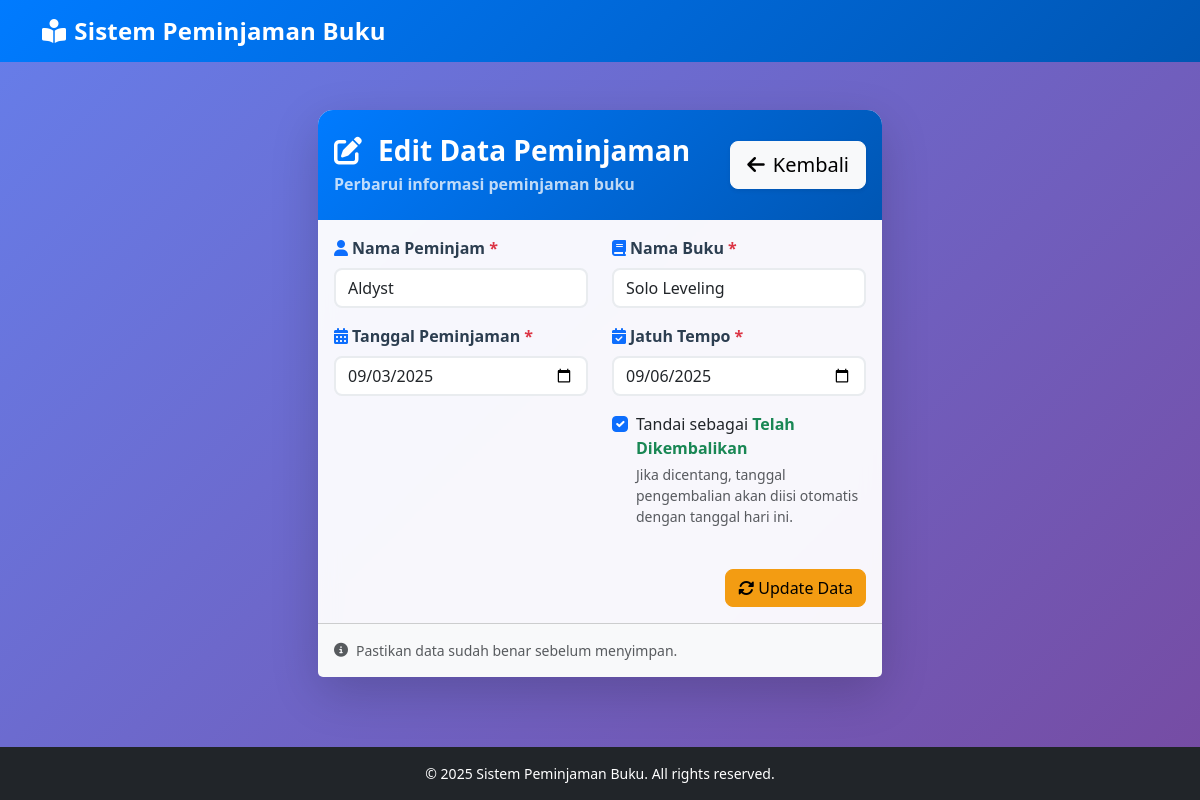
Screenshot of /edit/5 with the database file from the repository.
### tables this page shows
CREATE TABLE peminjaman (
            id INTEGER PRIMARY KEY AUTOINCREMENT,
            nama_peminjam TEXT NOT NULL,
            nama_buku TEXT NOT NULL,
            tanggal_peminjaman DATE NOT NULL,
            tanggal_pengembalian DATE
        , due_date DATE);

### app.py (the view, shortened to what this page needs)
@app.route('/edit/<int:id>', methods=['GET', 'POST'])
def edit(id):
    conn = get_db_connection()
    data = conn.execute('SELECT * FROM peminjaman WHERE id = ?', (id,)).fetchone()
    conn.close()
    if data is None:
        flash('Data tidak ditemukan!', 'error')
        return redirect(url_for('index'))
    today = datetime.now().strftime('%Y-%m-%d')
    return render_template('edit.html', data=data, today=today)

### app.py (called while the page is built)
def get_db_connection():
    conn = sqlite3.connect('perpus.db')
    conn.row_factory = sqlite3.Row
    return conn

@app.context_processor
def inject_globals():
    return {
        'datetime': datetime,
        'today_str': datetime.now().strftime('%Y-%m-%d')
    }

### templates/edit.html (shortened to what this page needs)
{% extends "base.html" %}
{% block content %}
<div class="container-fluid py-4">
  <div class="row justify-content-center">
    <div class="col-md-8 col-lg-6">
      <div class="card shadow-lg border-0">
        <div class="card-header bg-gradient-primary text-white py-4">
          <div class="d-flex justify-content-between align-items-center">
            <div>
              <h3 class="mb-1 fw-bold">
                <i class="fas fa-edit me-3"></i>Edit Data Peminjaman
              </h3>
              <p class="mb-0 opacity-75">Perbarui informasi peminjaman buku</p>
            </div>
            <a href="{{ url_for('index') }}" class="btn btn-light btn-lg shadow-sm">
              <i class="fas fa-arrow-left me-2"></i>Kembali
            </a>
          </div>
        </div>
        <div class="card-body">
          <form method="POST" novalidate onsubmit="return validateAll()">
            <div class="row">
              <div class="col-md-6 mb-3">
                <label for="nama_peminjam" class="form-label">
                  <i class="fas fa-user text-primary me-1"></i>Nama Peminjam <span class="text-danger">*</span>
                </label>
                <input type="text" class="form-control" id="nama_peminjam" name="nama_peminjam"
                       value="{{ data.nama_peminjam }}" required />
              </div>
              <div class="col-md-6 mb-3">
                <label for="nama_buku" class="form-label">
                  <i class="fas fa-book text-primary me-1"></i>Nama Buku <span class="text-danger">*</span>
                </label>
                <input type="text" class="form-control" id="nama_buku" name="nama_buku"
                       value="{{ data.nama_buku }}" required />
              </div>
            </div>
            <div class="row">
              <div class="col-md-6 mb-3">
                <label for="tanggal_peminjaman" class="form-label">
                  <i class="fas fa-calendar-alt text-primary me-1"></i>Tanggal Peminjaman <span class="text-danger">*</span>
                </label>
                <input type="date" class="form-control" id="tanggal_peminjaman" name="tanggal_peminjaman"
                       value="{{ data.tanggal_peminjaman }}" required />
              </div>
              <div class="col-md-6 mb-3">
                <label for="due_date" class="form-label">
                  <i class="fas fa-calendar-check text-primary me-1"></i>Jatuh Tempo <span class="text-danger">*</span>
                </label>
                <input type="date" class="form-control" id="due_date" name="due_date"
                       value="{{ data['due_date'] or '' }}" required />
                <div class="form-check mt-3">
                  {% set sudah_kembali = True if data.tanggal_pengembalian else False %}
                  <input class="form-check-input" type="checkbox" id="cek_kembali" {% if sudah_kembali %}checked{% endif %}>
                  <label class="form-check-label" for="cek_kembali">
                    Tandai sebagai <span class="text-success fw-semibold">Telah Dikembalikan</span>
                  </label>
                  <div class="form-text">
                    Jika dicentang, tanggal pengembalian akan diisi otomatis dengan tanggal hari ini.
                  </div>
                </div>
              </div>
            </div>
            <div class="d-grid gap-2 d-md-flex justify-content-md-end mt-4">
              <button type="submit" class="btn btn-warning">
                <i class="fas fa-sync-alt me-1"></i>Update Data
              </button>
            </div>
          </form>
        </div>
        <div class="card-footer bg-light py-3">
          <div class="d-flex align-items-center text-muted small">
            <i class="fas fa-info-circle me-2"></i>
            Pastikan data sudah benar sebelum menyimpan.
          </div>
        </div>
      </div>
    </div>
  </div>
</div>
{% endblock %}

### static/css/style.css (style rules this page uses)
:root { --primary-color: #2c3e50; --secondary-color: #3498db; --success-color: #27ae60; --warning-color: #f39c12; --danger-color: #e74c3c; --light-color: #ecf0f1; --dark-color: #2c3e50; }
body { font-family: 'Segoe UI', Tahoma, Geneva, Verdana, sans-serif; background: linear-gradient(135deg, #667eea 0%, #764ba2 100%); min-height: 100vh; }
.card { border: none; border-radius: 15px; box-shadow: 0 10px 30px rgba(0, 0, 0, 0.1); backdrop-filter: blur(10px); background: rgba(255, 255, 255, 0.95); }
.card-header { border-radius: 15px 15px 0 0 !important; border: none; font-weight: 600; }
.btn { border-radius: 8px; font-weight: 500; transition: all 0.3s ease; }
.btn-warning { background: var(--warning-color); border-color: var(--warning-color); }
.form-control { border-radius: 8px; border: 2px solid #e9ecef; transition: all 0.3s ease; }
.form-label { font-weight: 600; color: var(--dark-color); }
.card { animation: fadeIn 0.6s ease; }

### templates/base.html (style rules this page uses)
:root { --brand-primary: #007bff; --brand-primary-dark: #0056b3; --text-success: #198754; --text-warning: #fd7e14; }
.bg-gradient-primary { background: linear-gradient(135deg, var(--brand-primary), var(--brand-primary-dark)); }
.shadow-lg { box-shadow: 0 1rem 3rem rgba(0,0,0,.175) !important; }
.text-success { color: var(--text-success) !important; }
body, html { height: 100%; }
.form-label { font-weight: 600; }

### templates/edit.html (style rules this page uses)
.bg-gradient-primary { background: linear-gradient(135deg, #007bff, #0056b3); }
.shadow-lg { box-shadow: 0 1rem 3rem rgba(0,0,0,.175) !important; }
.form-label { font-weight: 600; }

### rows the page displays
peminjaman: nama_peminjam "Aldyst", nama_buku "Solo Leveling", tanggal_peminjaman "09/03/2025", due_date "09/06/2025"

### other values shown
{{ 2025 }} "2025"
